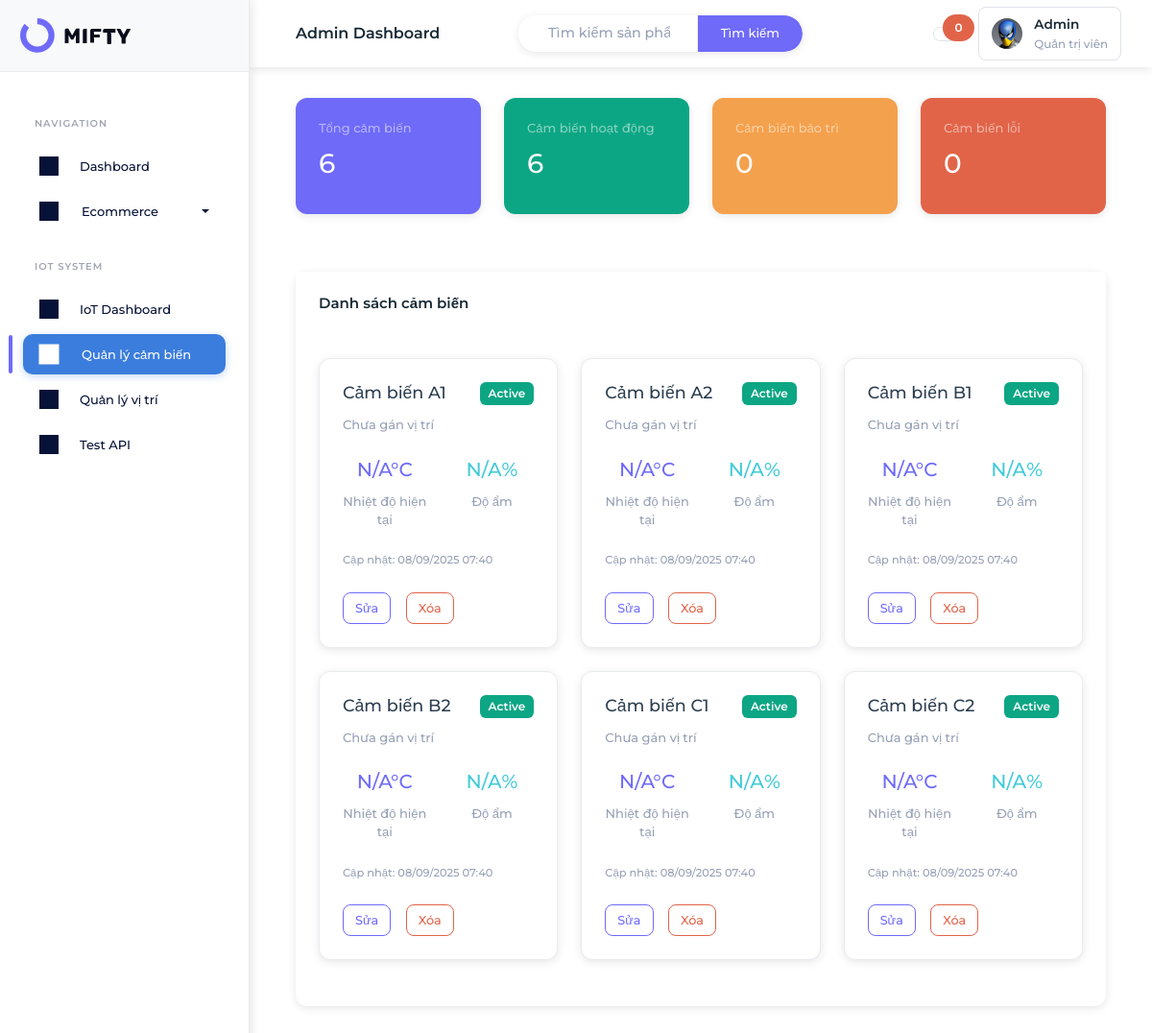
Page /admin/iot/sensors/index.php on the committed database.
### tables this page shows
CREATE TABLE IF NOT EXISTS temperature_sensors (
    id INT AUTO_INCREMENT PRIMARY KEY,
    sensor_name VARCHAR(255) NOT NULL,
    sensor_code VARCHAR(100) UNIQUE NOT NULL,
    location_id INT,
    sensor_type ENUM('temperature', 'humidity', 'both') DEFAULT 'both',
    status ENUM('active', 'inactive', 'maintenance', 'error') DEFAULT 'active',
    current_temperature DECIMAL(5,2),
    manufacturer VARCHAR(255) NULL,
    model VARCHAR(255) NULL,
    serial_number VARCHAR(255) NULL,
    installation_date DATE NULL,
    last_calibration DATE,
    description TEXT NULL,
    min_threshold DECIMAL(10,2) NULL,
    max_threshold DECIMAL(10,2) NULL,
    notes TEXT NULL,
    next_calibration DATE,
    is_active BOOLEAN DEFAULT TRUE,
    created_at TIMESTAMP DEFAULT CURRENT_TIMESTAMP,
    updated_at TIMESTAMP DEFAULT CURRENT_TIMESTAMP ON UPDATE CURRENT_TIMESTAMP,
    FOREIGN KEY (location_id) REFERENCES warehouse_locations(id) ON DELETE SET NULL
);

### admin/iot/models/TemperatureSensor.php (called while the page is built, shortened)
<?php
class TemperatureSensor {
    private $db;
    public function __construct($db) {
        $this->db = $db;
    }
    public function getAllSensors() {
        $query = "SELECT ts.*, wl.location_code, wl.location_name
                  FROM temperature_sensors ts
                  LEFT JOIN warehouse_locations wl ON ts.location_id = wl.id
                  WHERE ts.is_active = 1
                  ORDER BY ts.created_at DESC";
        $stmt = $this->db->prepare($query);
        $stmt->execute();
        return $stmt->fetchAll(PDO::FETCH_ASSOC);
    }
}
?>

### admin/iot/sensors/index.php (the view, shortened to what this page needs)
<?php
require_once '../models/TemperatureSensor.php';
try {
    $database = new Database();
    $pdo = $database->getConnection();
    $sensorModel = new TemperatureSensor($pdo);
    $sensors = $sensorModel->getAllSensors();
} catch(Exception $e) {
    $error = "Lỗi kết nối database: " . $e->getMessage();
}
?>
<!DOCTYPE html>
<html lang="vi" dir="ltr" data-startbar="light" data-bs-theme="light">
<head>
    <link href="../../../assets/css/bootstrap.min.css" rel="stylesheet" type="text/css" />
    <link href="../../../assets/css/icons.min.css" rel="stylesheet" type="text/css" />
    <link href="../../../assets/css/app.min.css" rel="stylesheet" type="text/css" />
    <link href="../../../admin/partials/layout.css" rel="stylesheet" type="text/css" />
</head>
<body>
    <?php include '../../../admin/partials/sidebar.php'; ?>
    <div class="content-page">
        <div class="content">
            <?php include '../../../admin/partials/header.php'; ?>
            <div class="container-fluid">
        <div class="row mb-4">
            <div class="col-xl-3 col-md-6">
                <div class="card bg-primary text-white">
                    <div class="card-body">
                        <div class="d-flex justify-content-between">
                            <div>
                                <h6 class="card-title text-white-50">Tổng cảm biến</h6>
                                <h2 class="text-white" id="total-sensors"><?php echo count($sensors); ?></h2>
                            </div>
                        </div>
                    </div>
                </div>
            </div>
            <div class="col-xl-3 col-md-6">
                <div class="card bg-success text-white">
                    <div class="card-body">
                        <div class="d-flex justify-content-between">
                            <div>
                                <h6 class="card-title text-white-50">Cảm biến hoạt động</h6>
                                <h2 class="text-white" id="active-sensors"><?php echo count(array_filter($sensors, function($s) { return $s['status'] === 'active'; })); ?></h2>
                            </div>
                        </div>
                    </div>
                </div>
            </div>
            <div class="col-xl-3 col-md-6">
                <div class="card bg-warning text-white">
                    <div class="card-body">
                        <div class="d-flex justify-content-between">
                            <div>
                                <h6 class="card-title text-white-50">Cảm biến bảo trì</h6>
                                <h2 class="text-white" id="maintenance-sensors"><?php echo count(array_filter($sensors, function($s) { return $s['status'] === 'maintenance'; })); ?></h2>
                            </div>
                        </div>
                    </div>
                </div>
            </div>
            <div class="col-xl-3 col-md-6">
                <div class="card bg-danger text-white">
                    <div class="card-body">
                        <div class="d-flex justify-content-between">
                            <div>
                                <h6 class="card-title text-white-50">Cảm biến lỗi</h6>
                                <h2 class="text-white" id="error-sensors"><?php echo count(array_filter($sensors, function($s) { return $s['status'] === 'error'; })); ?></h2>
                            </div>
                        </div>
                    </div>
                </div>
            </div>
        </div>
        <div class="row">
            <div class="col-12">
                <div class="card">
                    <div class="card-header">
                        <h5 class="card-title mb-0">
                            Danh sách cảm biến
                        </h5>
                    </div>
                    <div class="card-body">
                        <?php if (!empty($sensors)): ?>
                <div class="row" id="sensor-container">
                    <?php foreach ($sensors as $sensor): ?>
                        <div class="col-xl-4 col-md-6">
                            <div class="card sensor-card sensor-<?php echo $sensor['status']; ?>">
                                <div class="card-body">
                                    <div class="d-flex justify-content-between align-items-start mb-3">
                                        <div>
                                            <h5 class="card-title"><?php echo htmlspecialchars($sensor['sensor_name']); ?></h5>
                                            <p class="text-muted mb-0"><?php echo htmlspecialchars($sensor['location_name'] ?? 'Chưa gán vị trí'); ?></p>
                                        </div>
                                        <span class="badge bg-<?php echo $sensor['status'] === 'active' ? 'success' : 'danger'; ?>">
                                            <?php echo ucfirst($sensor['status']); ?>
                                        </span>
                                    </div>
                                    <div class="row text-center">
                                        <div class="col-6">
                                            <h4 class="text-primary"><?php echo $sensor['current_temperature'] ?? 'N/A'; ?>°C</h4>
                                            <p class="text-muted mb-0">Nhiệt độ hiện tại</p>
                                        </div>
                                        <div class="col-6">
                                            <h4 class="text-info"><?php echo $sensor['humidity'] ?? 'N/A'; ?>%</h4>
                                            <p class="text-muted mb-0">Độ ẩm</p>
                                        </div>
                                    </div>
                                    <div class="mt-3">
                                        <small class="text-muted d-block">
                                            <i class="iconoir-calendar"></i> Cập nhật: <?php echo $sensor['updated_at'] ? date('d/m/Y H:i', strtotime($sensor['updated_at'])) : 'N/A'; ?>
                                        </small>
                                    </div>
                                    <div class="mt-3">
                                        <button class="btn btn-sm btn-outline-primary me-2" onclick="openEditSensorModal(<?php echo $sensor['id']; ?>, '<?php echo htmlspecialchars(addslashes($sensor['sensor_name'])); ?>', '<?php echo htmlspecialchars(addslashes($sensor['sensor_code'])); ?>', '<?php echo htmlspecialchars(addslashes($sensor['sensor_type'])); ?>', <?php echo $sensor['location_id'] ? $sensor['location_id'] : 'null'; ?>, '<?php echo htmlspecialchars(addslashes($sensor['manufacturer'] ?? '')); ?>', '<?php echo htmlspecialchars(addslashes($sensor['model'] ?? '')); ?>', '<?php echo htmlspecialchars(addslashes($sensor['serial_number'] ?? '')); ?>', '<?php echo $sensor['installation_date'] ?? ''; ?>', <?php echo $sensor['min_threshold'] ?? 'null'; ?>, <?php echo $sensor['max_threshold'] ?? 'null'; ?>, '<?php echo htmlspecialchars(addslashes($sensor['status'])); ?>', '<?php echo $sensor['last_calibration'] ?? ''; ?>', '<?php echo htmlspecialchars(addslashes($sensor['description'] ?? '')); ?>', '<?php echo htmlspecialchars(addslashes($sensor['notes'] ?? '')); ?>')">
                                            <i class="iconoir-edit"></i> Sửa
                                        </button>
                                        <button class="btn btn-sm btn-outline-danger" onclick="deleteSensor(<?php echo $sensor['id']; ?>)">
                                            <i class="iconoir-trash"></i> Xóa
                                        </button>
                                    </div>
                                </div>
                            </div>
                        </div>
                    <?php endforeach; ?>
                </div>
                        <?php endif; ?>
                    </div>
                </div>
            </div>
        </div>
    </div>
            </div>
        </div>
    <link href="../../../assets/css/widget.css" rel="stylesheet" type="text/css" />
</body>
</html>

### rows in the picture
temperature_sensors: sensor_name "Cảm biến A1", location_name "Chưa gán vị trí", status "Active", current_temperature "N/A", humidity "N/A", updated_at "08/09/2025 07:40"
temperature_sensors: sensor_name "Cảm biến A2", location_name "Chưa gán vị trí", status "Active", current_temperature "N/A", humidity "N/A", updated_at "08/09/2025 07:40"
temperature_sensors: sensor_name "Cảm biến B1", location_name "Chưa gán vị trí", status "Active", current_temperature "N/A", humidity "N/A", updated_at "08/09/2025 07:40"
temperature_sensors: sensor_name "Cảm biến B2", location_name "Chưa gán vị trí", status "Active", current_temperature "N/A", humidity "N/A", updated_at "08/09/2025 07:40"
temperature_sensors: sensor_name "Cảm biến C1", location_name "Chưa gán vị trí", status "Active", current_temperature "N/A", humidity "N/A", updated_at "08/09/2025 07:40"
temperature_sensors: sensor_name "Cảm biến C2", location_name "Chưa gán vị trí", status "Active", current_temperature "N/A", humidity "N/A", updated_at "08/09/2025 07:40"

### other values in the picture
count($sensors) "6"
